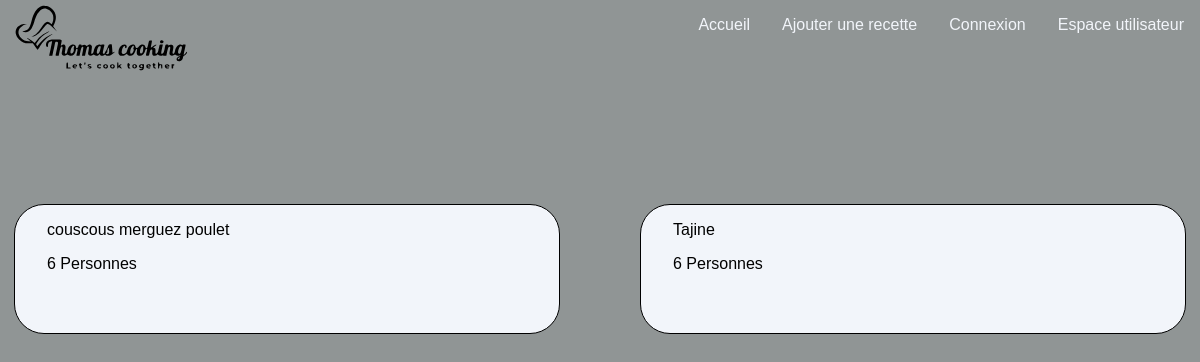
The page /vue/paccueil.php on the database as committed earlier.
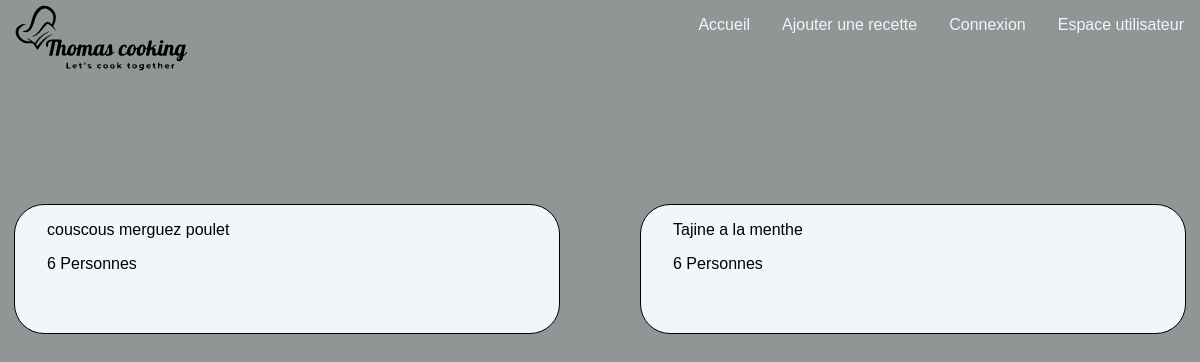
The same page on the database as committed later.
### tables this page shows
CREATE TABLE IF NOT EXISTS `recipes` (
  `ID` int NOT NULL AUTO_INCREMENT,
  `title` varchar(255) NOT NULL,
  `cookingtools` text NOT NULL,
  `ingredients` text NOT NULL,
  `person` int NOT NULL,
  `recipe` longtext NOT NULL,
  `author` varchar(50) NOT NULL,
  `date_create` date NOT NULL,
  `user_id` int NOT NULL,
  PRIMARY KEY (`ID`),
  KEY `user_id` (`user_id`)
);

### vue/paccueil.php (the view, shortened to what this page needs)
<?php
    include('header.php');
?>
<div class="container">
    <div class="gridaccueil">
        <?php
        global $bdd;
        $reponse = $bdd->prepare("SELECT * FROM recipes");
        $reponse->execute();
        while ($recipe['recipe'] = $reponse->fetch()) {
            $id = $recipe['recipe']['ID'];
        ?>
        <a href="precette.php?id=<?php echo $id ?>">
            <div class="card_accueil">
                <p>
                    <?php echo $recipe['recipe']['title']; ?>
                </p>
                <p>
                    <?php echo $recipe['recipe']['person']. " Personnes"; ?>
                </p>
            </div>
            <?php
            }
            ?>
        </a>
    </div>
</div>
<?php
    include('footer.php');
?>

Rows that differ between the two databases and show on the page:
changed recipes: title "Tajine" → "Tajine a la menthe"
